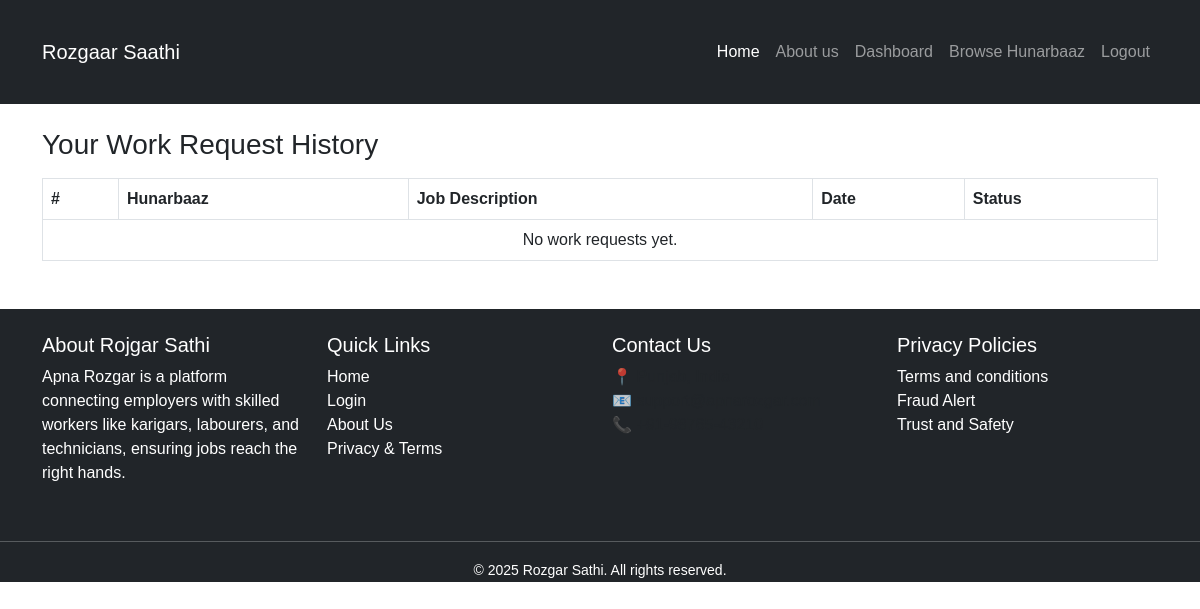
Page /client/requests/history/ (signed in) on the earlier database version.
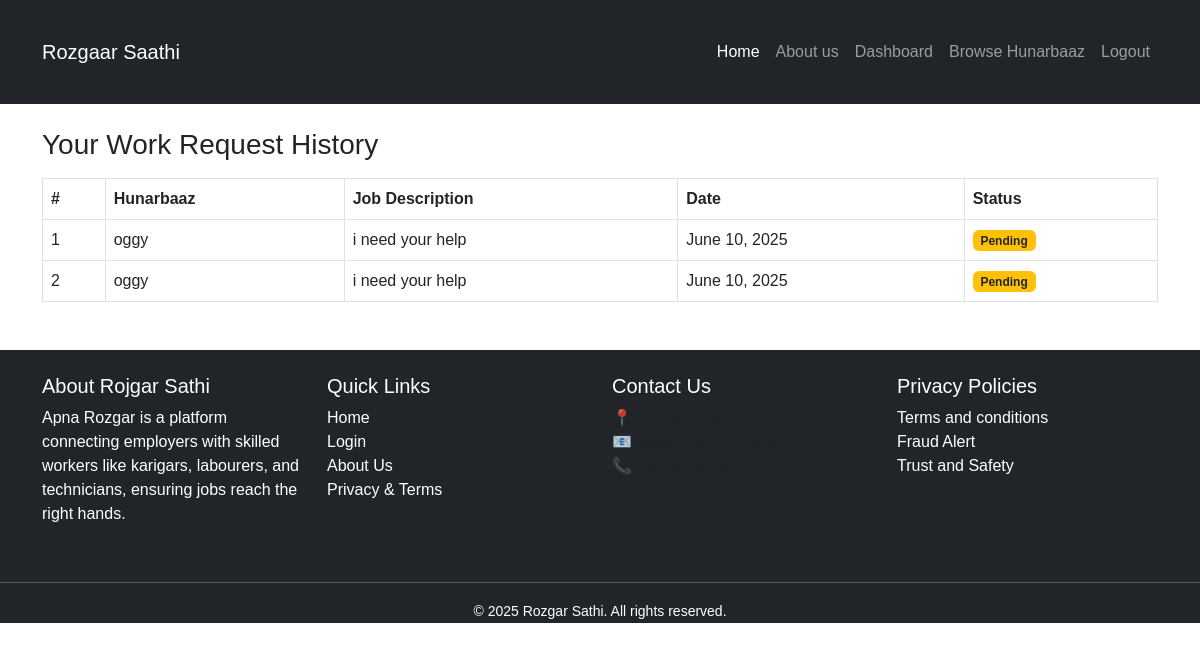
Same page on the later database version.
### client/models.py (models this page shows, shortened)
class PostRequest(models.Model):
    client = models.ForeignKey(User, on_delete=models.CASCADE, related_name='sent_requests')
    hunarbaaz = models.ForeignKey(Hunarbaaz, on_delete=models.CASCADE, related_name='received_requests')
    job_description = models.TextField()
    location = models.CharField(max_length=100)
    scheduled_date = models.DateField()
    is_accepted = models.BooleanField(null=True, blank=True)  # None = Pending, True = Accepted, False = Rejected
    created_at = models.DateTimeField(auto_now_add=True)

### hunarbaaz/models.py (models this page shows, shortened)
class Hunarbaaz(models.Model):
    user = models.OneToOneField(User, on_delete=models.CASCADE)
    full_name = models.CharField(max_length=100)
    mobile = models.CharField(max_length=15)
    skill = models.CharField(max_length=100)
    location = models.CharField(max_length=100)
    experience = models.PositiveIntegerField(help_text="Years of experience")
    aadhaar_number = models.CharField(max_length=12, unique=True)
    profile_pic = models.ImageField(upload_to='hunarbaaz/profile_pics/', null=True, blank=True)
    work_sample = models.ImageField(upload_to='hunarbaaz/work_samples/', null=True, blank=True)
    is_verified = models.BooleanField(default=False)
    created_at = models.DateTimeField(auto_now_add=True)

### client/views.py (the view)
# urls.py: path('requests/history/', views.request_history, name='request_history'),
@login_required
def request_history(request):
    requests = PostRequest.objects.filter(client=request.user).order_by('-created_at')
    return render(request, 'client/request_history.html', {'requests': requests})

### client/templates/client/request_history.html
{% extends 'base/base.html' %}
{% block content %}
<div class="container mt-4">
  <h3>Your Work Request History</h3>
  <table class="table table-bordered mt-3">
    <thead>
      <tr>
        <th>#</th>
        <th>Hunarbaaz</th>
        <th>Job Description</th>
        <th>Date</th>
        <th>Status</th>
      </tr>
    </thead>
    <tbody>
      {% for request in requests %}
        <tr>
          <td>{{ forloop.counter }}</td>
          <td>{{ request.hunarbaaz.full_name }}</td>
          <td>{{ request.job_description|truncatewords:10 }}</td>
          <td>{{ request.scheduled_date }}</td>
          <td>
            {% if request.is_accepted == True %}
              <span class="badge bg-success">Accepted</span>
            {% elif request.is_accepted == False %}
              <span class="badge bg-danger">Rejected</span>
            {% else %}
              <span class="badge bg-warning text-dark">Pending</span>
            {% endif %}
          </td>
        </tr>
      {% empty %}
        <tr>
          <td colspan="5" class="text-center">No work requests yet.</td>
        </tr>
      {% endfor %}
    </tbody>
  </table>
</div>
{% endblock %}

Differences in the rows shown:
added PostRequest: hunarbaaz.full_name "oggy", job_description "i need your help", scheduled_date "June 10, 2025", shows "Pending"
added PostRequest: hunarbaaz.full_name "oggy", job_description "i need your help", scheduled_date "June 10, 2025", shows "Pending"
Other differences:
text no longer shown: "No work requests yet."
